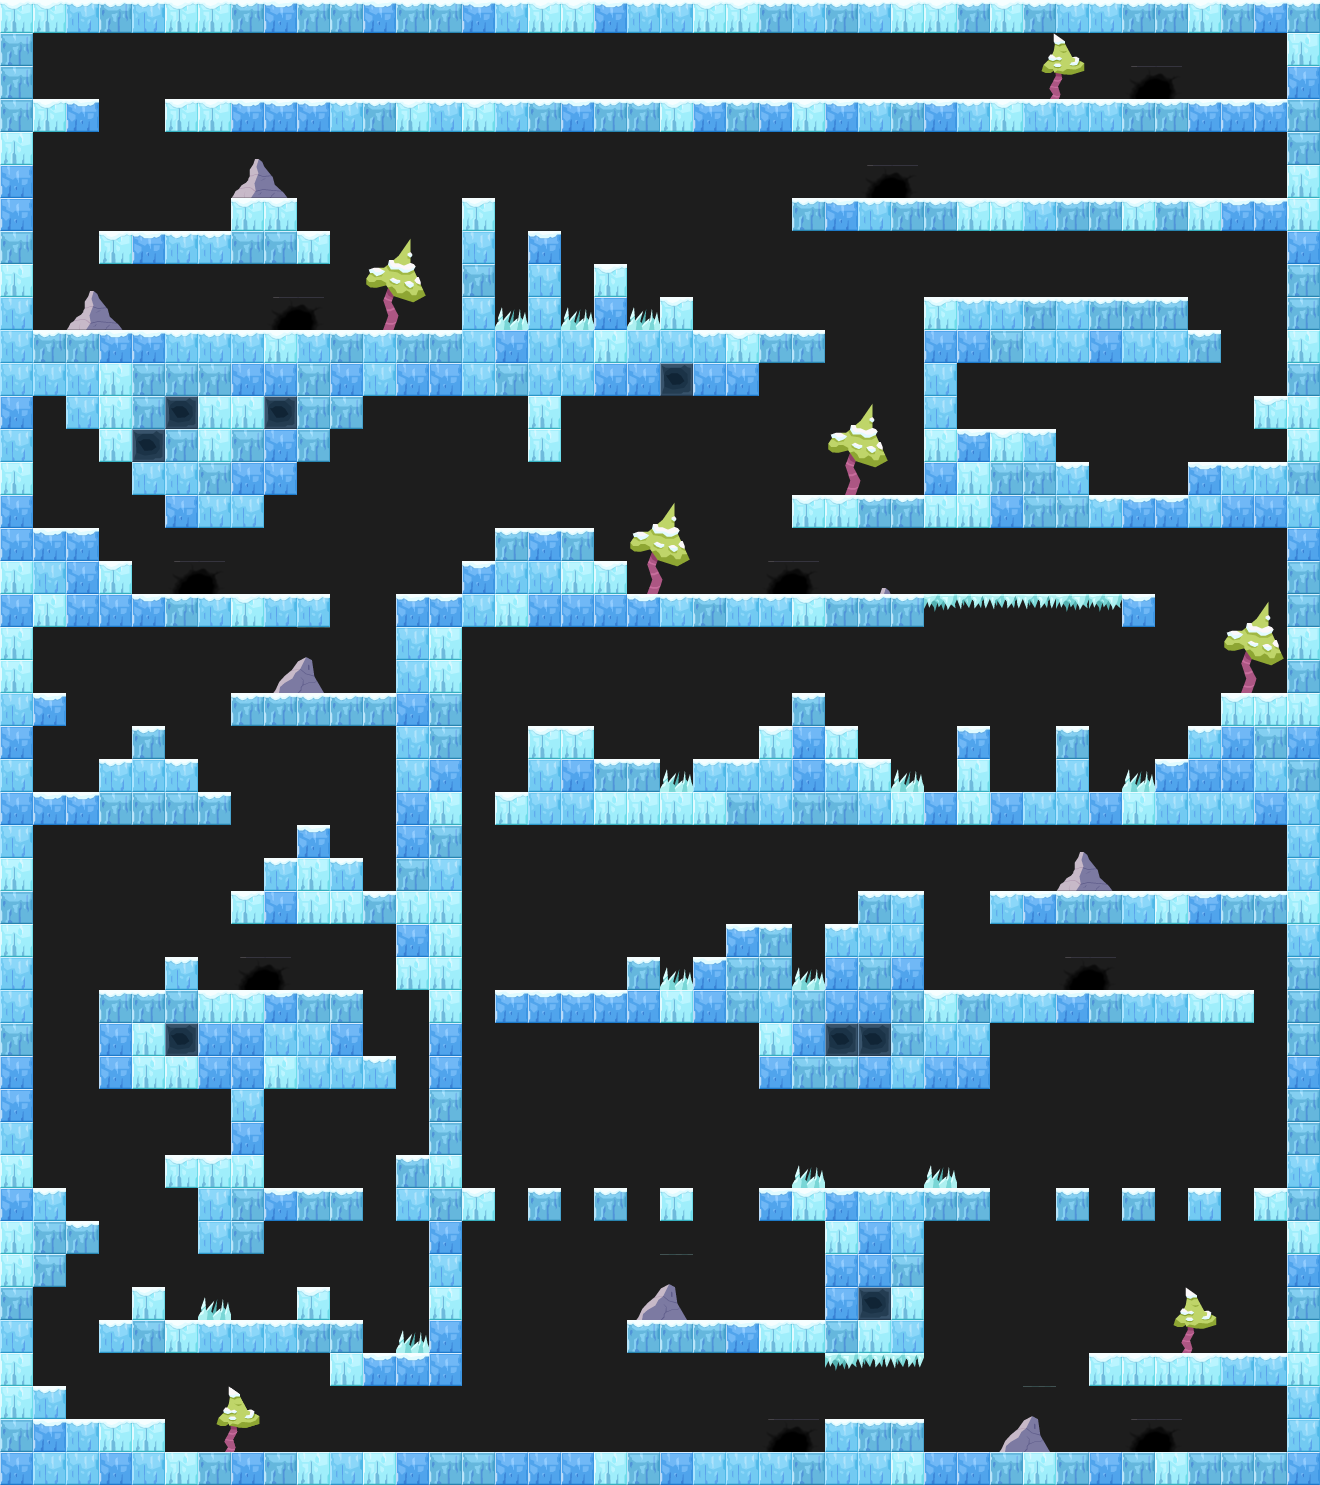

Below is a game level as drawn by its tile map, then a one-line description and the .tmx that defines it (tile-layer data replaced by summaries):
An orthogonal 40x45 tile map with 33x33 px tiles, 4 tile layers (bg, deco background, layout, deco foreground) and 160 objects (96x citrus.objects.platformer.box2d.Platform, 29x citrus.objects.CitrusSprite, 13x space_digger.Seam, 9x space_digger.enemies.SpawnSpot, 7x citrus.objects.platformer.box2d.Sensor, ...).

<map version="1.0" orientation="orthogonal" width="40" height="45" tilewidth="33" tileheight="33" backgroundcolor="#1d1d1d">
 <tileset firstgid="1" name="tileset_ice" tilewidth="33" tileheight="33">
  <image source="../tilesets/tileset_ice.png" width="297" height="132" />
  <tile id="12">
   <properties>
    <property name="" value="" />
   </properties>
  </tile>
 </tileset>
 <layer name="bg" width="40" height="45">
  <properties>
   <property name="group" value="0" />
  </properties>
  <data>[1800 cells, 0 non-empty, 0 distinct tile ids]</data>
 </layer>
 <layer name="deco background" width="40" height="45">
  <data>[1800 cells, 18 non-empty, 2 distinct tile ids]</data>
 </layer>
 <objectgroup color="#ffff00" name="animated decoration bg" width="40" height="45">
  <properties>
   <property name="group" value="0" />
  </properties>
  <object type="citrus.objects.CitrusSprite" x="363" y="132">
   <properties>
    <property name="view" value="Liana1_ice" />
   </properties>
   <ellipse />
  </object>
  <object type="citrus.objects.CitrusSprite" x="330" y="396">
   <properties>
    <property name="view" value="Liana1_ice" />
   </properties>
   <ellipse />
  </object>
  <object type="citrus.objects.CitrusSprite" x="519" y="622">
   <properties>
    <property name="view" value="Liana1_ice" />
   </properties>
   <ellipse />
  </object>
  <object type="citrus.objects.CitrusSprite" x="1010" y="229">
   <properties>
    <property name="view" value="Liana1_ice" />
   </properties>
   <ellipse />
  </object>
  <object type="citrus.objects.CitrusSprite" x="48" y="815">
   <properties>
    <property name="view" value="Liana1_ice" />
   </properties>
   <ellipse />
  </object>
  <object type="citrus.objects.CitrusSprite" x="545" y="132">
   <properties>
    <property name="view" value="Liana2_ice" />
   </properties>
   <ellipse />
  </object>
  <object type="citrus.objects.CitrusSprite" x="322" y="378">
   <properties>
    <property name="view" value="Liana2_ice" />
   </properties>
   <ellipse />
  </object>
  <object type="citrus.objects.CitrusSprite" x="743" y="803">
   <properties>
    <property name="view" value="Liana2_ice" />
   </properties>
   <ellipse />
  </object>
  <object type="citrus.objects.CitrusSprite" x="610" y="1189">
   <properties>
    <property name="view" value="Flor1_ice" />
   </properties>
   <ellipse />
  </object>
  <object type="citrus.objects.CitrusSprite" x="544" y="802">
   <properties>
    <property name="view" value="Liana3_ice" />
   </properties>
   <ellipse />
  </object>
  <object type="citrus.objects.CitrusSprite" x="84" y="617">
   <properties>
    <property name="view" value="Liana3_ice" />
   </properties>
   <ellipse />
  </object>
  <object type="citrus.objects.CitrusSprite" x="449" y="392">
   <properties>
    <property name="view" value="Liana3_ice" />
   </properties>
   <ellipse />
  </object>
  <object type="citrus.objects.CitrusSprite" x="612" y="130">
   <properties>
    <property name="view" value="Liana3_ice" />
   </properties>
   <ellipse />
  </object>
  <object type="citrus.objects.CitrusSprite" x="618" y="391">
   <properties>
    <property name="view" value="Liana2_ice" />
   </properties>
   <ellipse />
  </object>
  <object type="citrus.objects.CitrusSprite" x="774" y="331">
   <properties>
    <property name="view" value="Flor2_ice" />
   </properties>
   <ellipse />
  </object>
  <object type="citrus.objects.CitrusSprite" x="1133" y="592">
   <properties>
    <property name="view" value="Flor2_ice" />
   </properties>
   <ellipse />
  </object>
  <object type="citrus.objects.CitrusSprite" x="1199" y="460">
   <properties>
    <property name="view" value="Flor2_ice" />
   </properties>
   <ellipse />
  </object>
  <object type="citrus.objects.CitrusSprite" x="196" y="231">
   <properties>
    <property name="view" value="Flor2_ice" />
   </properties>
   <ellipse />
  </object>
  <object type="citrus.objects.CitrusSprite" x="526" y="992">
   <properties>
    <property name="view" value="Flor2_ice" />
   </properties>
   <ellipse />
  </object>
  <object type="citrus.objects.CitrusSprite" x="112" y="1420">
   <properties>
    <property name="view" value="Flor2_ice" />
   </properties>
   <ellipse />
  </object>
  <object type="citrus.objects.CitrusSprite" x="576" y="1452">
   <properties>
    <property name="view" value="Flor1_ice" />
   </properties>
   <ellipse />
  </object>
  <object type="citrus.objects.CitrusSprite" x="973" y="991">
   <properties>
    <property name="view" value="Flor1_ice" />
   </properties>
   <ellipse />
  </object>
  <object type="citrus.objects.CitrusSprite" x="870" y="893">
   <properties>
    <property name="view" value="Flor1_ice" />
   </properties>
   <ellipse />
  </object>
  <object type="citrus.objects.CitrusSprite" x="1201" y="726">
   <properties>
    <property name="view" value="Flor1_ice" />
   </properties>
   <ellipse />
  </object>
  <object type="citrus.objects.CitrusSprite" x="1139" y="494">
   <properties>
    <property name="view" value="Flor1_ice" />
   </properties>
   <ellipse />
  </object>
  <object type="citrus.objects.CitrusSprite" x="971" y="199">
   <properties>
    <property name="view" value="Flor1_ice" />
   </properties>
   <ellipse />
  </object>
  <object type="citrus.objects.CitrusSprite" x="480" y="200">
   <properties>
    <property name="view" value="Flor1_ice" />
   </properties>
   <ellipse />
  </object>
  <object type="citrus.objects.CitrusSprite" x="672" y="1336">
   <properties>
    <property name="view" value="Liana2_ice" />
   </properties>
   <ellipse />
  </object>
  <object name="sky" type="citrus.objects.CitrusSprite" x="644" y="-330" width="33" height="33">
   <properties>
    <property name="registration" value="center" />
    <property name="view" value="Sky_ice" />
   </properties>
   <ellipse />
  </object>
 </objectgroup>
 <layer name="layout" width="40" height="45">
  <properties>
   <property name="group" value="2" />
  </properties>
  <data>[1800 cells, 700 non-empty, 17 distinct tile ids]</data>
 </layer>
 <layer name="deco foreground" width="40" height="45">
  <properties>
   <property name="group" value="2" />
  </properties>
  <data>[1800 cells, 57 non-empty, 18 distinct tile ids]</data>
 </layer>
 <objectgroup name="platforms" width="40" height="45">
  <properties>
   <property name="group" value="2" />
  </properties>
  <object type="citrus.objects.platformer.box2d.Platform" x="0" y="0" width="33" height="1485" />
  <object type="citrus.objects.platformer.box2d.Platform" x="1287" y="0" width="33" height="1485" />
  <object type="citrus.objects.platformer.box2d.Platform" x="33" y="0" width="1254" height="33" />
  <object type="citrus.objects.platformer.box2d.Platform" x="33" y="99" width="66" height="33" />
  <object type="citrus.objects.platformer.box2d.Platform" x="165" y="99" width="1122" height="33" />
  <object type="citrus.objects.platformer.box2d.Platform" x="231" y="198" width="66" height="33" />
  </objectgroup>
 <objectgroup color="#ff5500" name="breakable blocks" width="40" height="45">
  <!-- 4 objects omitted --></objectgroup>
 <objectgroup color="#5500ff" name="player &amp; exit" width="40" height="45">
  <!-- 3 objects omitted --></objectgroup>
 <objectgroup color="#00aa00" name="seams" width="40" height="45">
  <properties>
   <property name="view" value="Seam_ice" />
  </properties>
  <!-- 13 objects omitted --></objectgroup>
 <objectgroup color="#ff0000" name="enemies" width="40" height="45">
  <properties>
   <property name="group" value="1" />
  </properties>
  <!-- 9 objects omitted --></objectgroup>
 <objectgroup color="#ff557f" name="enemy limits" width="40" height="45">
  <!-- 6 objects omitted --></objectgroup>
</map>
<!-- 125 of 160 objects omitted -->
